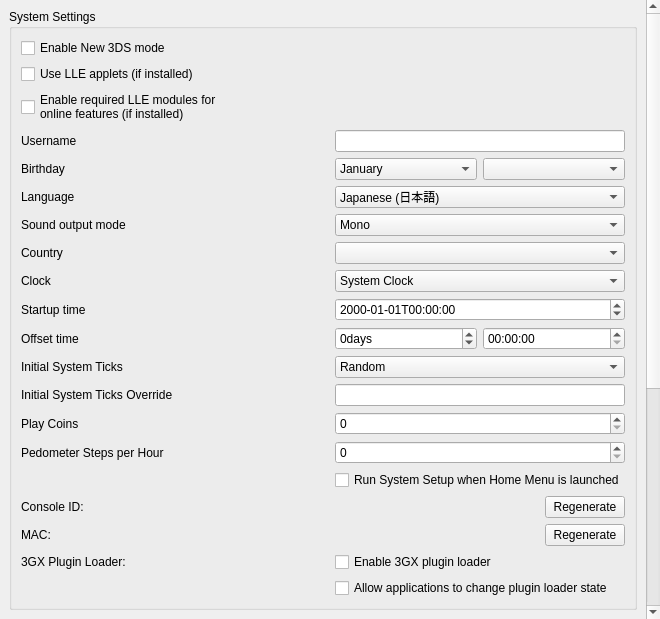
<?xml version="1.0" encoding="UTF-8"?>
<ui version="4.0">
 <class>ConfigureSystem</class>
 <widget class="QWidget" name="ConfigureSystem">
  <property name="geometry">
   <rect>
    <x>0</x>
    <y>0</y>
    <width>653</width>
    <height>619</height>
   </rect>
  </property>
  <property name="windowTitle">
   <string>Form</string>
  </property>
  <layout class="QVBoxLayout" name="verticalLayout_scrollbar">
   <property name="spacing">
    <number>0</number>
   </property>
   <property name="leftMargin">
    <number>0</number>
   </property>
   <property name="topMargin">
    <number>0</number>
   </property>
   <property name="rightMargin">
    <number>0</number>
   </property>
   <property name="bottomMargin">
    <number>0</number>
   </property>
   <item>
    <widget class="QScrollArea" name="scrollArea">
     <property name="minimumSize">
      <size>
       <width>660</width>
       <height>480</height>
      </size>
     </property>
     <property name="frameShape">
      <enum>QFrame::NoFrame</enum>
     </property>
     <property name="lineWidth">
      <number>1</number>
     </property>
     <property name="widgetResizable">
      <bool>true</bool>
     </property>
     <widget class="QWidget" name="scrollAreaWidgetContents">
      <property name="geometry">
       <rect>
        <x>0</x>
        <y>0</y>
        <width>422</width>
        <height>500</height>
       </rect>
      </property>
      <layout class="QHBoxLayout" name="horizontalLayout">
       <item>
        <layout class="QVBoxLayout" name="verticalLayout">
         <item>
          <widget class="QGroupBox" name="group_system_settings">
           <property name="title">
            <string>System Settings</string>
           </property>
           <layout class="QGridLayout" name="gridLayout">
            <item row="1" column="0">
             <widget class="QCheckBox" name="toggle_new_3ds">
              <property name="text">
               <string>Enable New 3DS mode</string>
              </property>
             </widget>
            </item>
            <item row="2" column="0">
             <widget class="QCheckBox" name="toggle_lle_applets">
              <property name="text">
               <string>Use LLE applets (if installed)</string>
              </property>
             </widget>
            </item>
            <item row="3" column="0">
             <widget class="QCheckBox" name="enable_required_online_lle_modules">
              <property name="text">
               <string>Enable required LLE modules for
online features (if installed)</string>
              </property>
              <property name="toolTip">
               <string>Enables the LLE modules needed for online multiplayer, eShop access, etc.</string>
              </property>
             </widget>
            </item>
            <item row="4" column="1">
             <widget class="QLineEdit" name="edit_username">
              <property name="sizePolicy">
               <sizepolicy hsizetype="Preferred" vsizetype="Fixed">
                <horstretch>0</horstretch>
                <verstretch>0</verstretch>
               </sizepolicy>
              </property>
              <property name="maxLength">
               <number>10</number>
              </property>
             </widget>
            </item>
            <item row="4" column="0">
             <widget class="QLabel" name="label_username">
              <property name="text">
               <string>Username</string>
              </property>
             </widget>
            </item>
            <item row="5" column="0">
             <widget class="QLabel" name="label_birthday">
              <property name="text">
               <string>Birthday</string>
              </property>
             </widget>
            </item>
            <item row="5" column="1">
             <layout class="QHBoxLayout" name="horizontalLayout_birthday2">
              <item>
               <widget class="QComboBox" name="combo_birthmonth">
                <item>
                 <property name="text">
                  <string>January</string>
                 </property>
                </item>
                <item>
                 <property name="text">
                  <string>February</string>
                 </property>
                </item>
                <item>
                 <property name="text">
                  <string>March</string>
                 </property>
                </item>
                <item>
                 <property name="text">
                  <string>April</string>
                 </property>
                </item>
                <item>
                 <property name="text">
                  <string>May</string>
                 </property>
                </item>
                <item>
                 <property name="text">
                  <string>June</string>
                 </property>
                </item>
                <item>
                 <property name="text">
                  <string>July</string>
                 </property>
                </item>
                <item>
                 <property name="text">
                  <string>August</string>
                 </property>
                </item>
                <item>
                 <property name="text">
                  <string>September</string>
                 </property>
                </item>
                <item>
                 <property name="text">
                  <string>October</string>
                 </property>
                </item>
                <item>
                 <property name="text">
                  <string>November</string>
                 </property>
                </item>
                <item>
                 <property name="text">
                  <string>December</string>
                 </property>
                </item>
               </widget>
              </item>
              <item>
               <widget class="QComboBox" name="combo_birthday"/>
              </item>
             </layout>
            </item>
            <item row="6" column="0">
             <widget class="QLabel" name="label_language">
              <property name="text">
               <string>Language</string>
              </property>
             </widget>
            </item>
            <item row="6" column="1">
             <widget class="QComboBox" name="combo_language">
              <property name="toolTip">
               <string>Note: this can be overridden when region setting is auto-select</string>
              </property>
              <item>
               <property name="text">
                <string>Japanese (日本語)</string>
               </property>
              </item>
              <item>
               <property name="text">
                <string>English</string>
               </property>
              </item>
              <item>
               <property name="text">
                <string>French (français)</string>
               </property>
              </item>
              <item>
               <property name="text">
                <string>German (Deutsch)</string>
               </property>
              </item>
              <item>
               <property name="text">
                <string>Italian (italiano)</string>
               </property>
              </item>
              <item>
               <property name="text">
                <string>Spanish (español)</string>
               </property>
              </item>
              <item>
               <property name="text">
                <string>Simplified Chinese (简体中文)</string>
               </property>
              </item>
              <item>
               <property name="text">
                <string>Korean (한국어)</string>
               </property>
              </item>
              <item>
               <property name="text">
                <string>Dutch (Nederlands)</string>
               </property>
              </item>
              <item>
               <property name="text">
                <string>Portuguese (português)</string>
               </property>
              </item>
              <item>
               <property name="text">
                <string>Russian (Русский)</string>
               </property>
              </item>
              <item>
               <property name="text">
                <string>Traditional Chinese (正體中文)</string>
               </property>
              </item>
             </widget>
            </item>
            <item row="7" column="0">
             <widget class="QLabel" name="label_sound">
              <property name="text">
               <string>Sound output mode</string>
              </property>
             </widget>
            </item>
            <item row="7" column="1">
             <widget class="QComboBox" name="combo_sound">
              <item>
               <property name="text">
                <string>Mono</string>
               </property>
              </item>
              <item>
               <property name="text">
                <string>Stereo</string>
               </property>
              </item>
              <item>
               <property name="text">
                <string>Surround</string>
               </property>
              </item>
             </widget>
            </item>
            <item row="8" column="0">
             <widget class="QLabel" name="label_country">
              <property name="text">
               <string>Country</string>
              </property>
             </widget>
            </item>
            <item row="8" column="1">
             <widget class="QComboBox" name="combo_country"/>
            </item>
            <item row="9" column="0">
             <widget class="QLabel" name="label_init_clock">
              <property name="text">
               <string>Clock</string>
              </property>
             </widget>
            </item>
            <item row="9" column="1">
             <widget class="QComboBox" name="combo_init_clock">
              <item>
               <property name="text">
                <string>System Clock</string>
               </property>
              </item>
              <item>
               <property name="text">
                <string>Fixed Time</string>
               </property>
              </item>
             </widget>
            </item>
            <item row="10" column="0">
             <widget class="QLabel" name="label_init_time">
              <property name="text">
               <string>Startup time</string>
              </property>
             </widget>
            </item>
            <item row="10" column="1">
             <widget class="QDateTimeEdit" name="edit_init_time">
              <property name="displayFormat">
               <string>yyyy-MM-ddTHH:mm:ss</string>
              </property>
             </widget>
            </item>
            <item row="11" column="0">
             <widget class="QLabel" name="label_init_time_offset">
              <property name="text">
               <string>Offset time</string>
              </property>
             </widget>
            </item>
            <item row="11" column="1">
             <layout class="QGridLayout" name="edit_init_time_offset_grid">
              <item row="0" column="0">
               <widget class="QSpinBox" name="edit_init_time_offset_days">
                <property name="suffix">
                 <string>days</string>
                </property>
                <property name="minimum">
                 <number>-2147483648</number>
                </property>
                <property name="maximum">
                 <number>2147483647</number>
                </property>
               </widget>
              </item>
              <item row="0" column="1">
               <widget class="QTimeEdit" name="edit_init_time_offset_time">
                <property name="displayFormat">
                 <string>HH:mm:ss</string>
                </property>
               </widget>
              </item>
             </layout>
            </item>
            <item row="12" column="0">
             <widget class="QLabel" name="label_init_ticks_type">
              <property name="text">
               <string>Initial System Ticks</string>
              </property>
             </widget>
            </item>
            <item row="12" column="1">
             <widget class="QComboBox" name="combo_init_ticks_type">
              <item>
               <property name="text">
                <string>Random</string>
               </property>
              </item>
              <item>
               <property name="text">
                <string>Fixed</string>
               </property>
              </item>
             </widget>
            </item>
            <item row="13" column="0">
             <widget class="QLabel" name="label_init_ticks_value">
              <property name="text">
               <string>Initial System Ticks Override</string>
              </property>
             </widget>
            </item>
            <item row="13" column="1">
             <widget class="QLineEdit" name="edit_init_ticks_value">
              <property name="sizePolicy">
               <sizepolicy hsizetype="Preferred" vsizetype="Fixed">
                <horstretch>0</horstretch>
                <verstretch>0</verstretch>
               </sizepolicy>
              </property>
              <property name="maxLength">
               <number>20</number>
              </property>
             </widget>
            </item>
            <item row="14" column="0">
             <widget class="QLabel" name="label_play_coins">
              <property name="text">
               <string>Play Coins</string>
              </property>
             </widget>
            </item>
            <item row="14" column="1">
             <widget class="QSpinBox" name="spinBox_play_coins">
              <property name="maximum">
               <number>300</number>
              </property>
             </widget>
            </item>
            <item row="15" column="0">
              <widget class="QLabel" name="label_steps_per_hour">
                <property name="toolTip">
                 <string>&lt;html&gt;&lt;head/&gt;&lt;body&gt;&lt;p&gt;Number of steps per hour reported by the pedometer. Range from 0 to 65,535.&lt;/p&gt;&lt;/body&gt;&lt;/html&gt;</string>
                </property>
                <property name="text">
                  <string>Pedometer Steps per Hour</string>
                </property>
              </widget>
            </item>
            <item row="15" column="1">
              <widget class="QSpinBox" name="spinBox_steps_per_hour">
                <property name="maximum">
                  <number>9999</number>
                </property>
              </widget>
            </item>
            <item row="16" column="1">
             <widget class="QCheckBox" name="toggle_system_setup">
              <property name="text">
               <string>Run System Setup when Home Menu is launched</string>
              </property>
             </widget>
            </item>
            <item row="17" column="0">
             <widget class="QLabel" name="label_console_id">
              <property name="text">
               <string>Console ID:</string>
              </property>
             </widget>
            </item>
            <item row="17" column="1">
             <widget class="QPushButton" name="button_regenerate_console_id">
              <property name="sizePolicy">
               <sizepolicy hsizetype="Fixed" vsizetype="Fixed">
                <horstretch>0</horstretch>
                <verstretch>0</verstretch>
               </sizepolicy>
              </property>
              <property name="layoutDirection">
               <enum>Qt::RightToLeft</enum>
              </property>
              <property name="text">
               <string>Regenerate</string>
              </property>
             </widget>
            </item>
            <item row="18" column="0">
              <widget class="QLabel" name="label_mac">
                <property name="text">
                  <string>MAC:</string>
                </property>
              </widget>
            </item>
            <item row="18" column="1">
              <widget class="QPushButton" name="button_regenerate_mac">
                <property name="sizePolicy">
                  <sizepolicy hsizetype="Fixed" vsizetype="Fixed">
                    <horstretch>0</horstretch>
                    <verstretch>0</verstretch>
                  </sizepolicy>
                </property>
                <property name="layoutDirection">
                  <enum>Qt::RightToLeft</enum>
                </property>
                <property name="text">
                  <string>Regenerate</string>
                </property>
              </widget>
            </item>
            <item row="19" column="0">
             <widget class="QLabel" name="label_plugin_loader">
              <property name="text">
               <string>3GX Plugin Loader:</string>
              </property>
             </widget>
            </item>
            <item row="19" column="1">
             <widget class="QCheckBox" name="plugin_loader">
              <property name="text">
               <string>Enable 3GX plugin loader</string>
              </property>
             </widget>
            </item>
            <item row="20" column="1">
             <widget class="QCheckBox" name="allow_plugin_loader">
              <property name="text">
               <string>Allow applications to change plugin loader state</string>
              </property>
             </widget>
            </item>
           </layout>
          </widget>
         </item>
         <item>
          <widget class="QGroupBox" name="group_real_console_unique_data">
           <property name="title">
            <string>Real Console Unique Data</string>
           </property>
           <layout class="QGridLayout" name="gridLayout1">
            <item row="0" column="0" colspan="2">
             <widget class="QGroupBox" name="group_real_console_unique_data_core">
               <layout class="QGridLayout" name="gridLayout2">
                <item row="0" column="0" colspan="2">
                 <widget class="QWidget" name="linked_console">
                  <layout class="QHBoxLayout" name="horizontalLayout_linked_console">
                   <item>
                    <widget class="QLabel" name="label_linked_console">
                     <property name="text">
                       <string>Your real console is fully linked to Azahar.</string>
                     </property>
                    </widget>
                   </item>
                   <item>
                    <widget class="QPushButton" name="button_linked_console">
                     <property name="sizePolicy">
                      <sizepolicy hsizetype="Fixed" vsizetype="Fixed">
                       <horstretch>0</horstretch>
                       <verstretch>0</verstretch>
                      </sizepolicy>
                     </property>
                     <property name="layoutDirection">
                      <enum>Qt::RightToLeft</enum>
                     </property>
                     <property name="text">
                      <string>Unlink</string>
                     </property>
                    </widget>
                   </item>
                  </layout>
                 </widget>
                </item>
                <item row="1" column="0">
                 <widget class="QLabel" name="label_otp">
                  <property name="text">
                   <string>OTP</string>
                  </property>
                 </widget>
                </item>
                <item row="1" column="1">
                 <widget class="QWidget" name="otp">
                  <layout class="QHBoxLayout" name="horizontalLayout_otp">
                   <item>
                    <widget class="QLabel" name="label_otp_status">
                     <property name="text">
                      <string/>
                     </property>
                    </widget>
                   </item>
                   <item>
                    <widget class="QPushButton" name="button_otp">
                     <property name="sizePolicy">
                      <sizepolicy hsizetype="Fixed" vsizetype="Fixed">
                       <horstretch>0</horstretch>
                       <verstretch>0</verstretch>
                      </sizepolicy>
                     </property>
                     <property name="layoutDirection">
                      <enum>Qt::RightToLeft</enum>
                     </property>
                     <property name="text">
                      <string>Choose</string>
                     </property>
                    </widget>
                   </item>
                  </layout>
                 </widget>
                </item>
                <item row="2" column="0">
                 <widget class="QLabel" name="label_secure_info">
                  <property name="text">
                   <string>SecureInfo_A/B</string>
                  </property>
                 </widget>
                </item>
                <item row="2" column="1">
                 <widget class="QWidget" name="secure_info">
                  <layout class="QHBoxLayout" name="horizontalLayout_secure_info">
                   <item>
                    <widget class="QLabel" name="label_secure_info_status">
                     <property name="text">
                      <string/>
                     </property>
                    </widget>
                   </item>
                   <item>
                    <widget class="QPushButton" name="button_secure_info">
                     <property name="sizePolicy">
                      <sizepolicy hsizetype="Fixed" vsizetype="Fixed">
                       <horstretch>0</horstretch>
                       <verstretch>0</verstretch>
                      </sizepolicy>
                     </property>
                     <property name="layoutDirection">
                      <enum>Qt::RightToLeft</enum>
                     </property>
                     <property name="text">
                      <string>Choose</string>
                     </property>
                    </widget>
                   </item>
                  </layout>
                 </widget>
                </item>
                <item row="3" column="0">
                 <widget class="QLabel" name="label_friend_code_seed">
                  <property name="text">
                   <string>LocalFriendCodeSeed_A/B</string>
                  </property>
                 </widget>
                </item>
                <item row="3" column="1">
                 <widget class="QWidget" name="friend_code_seed">
                  <layout class="QHBoxLayout" name="horizontalLayout_friend_code_seed">
                   <item>
                    <widget class="QLabel" name="label_friend_code_seed_status">
                     <property name="text">
                      <string/>
                     </property>
                    </widget>
                   </item>
                   <item>
                    <widget class="QPushButton" name="button_friend_code_seed">
                     <property name="sizePolicy">
                      <sizepolicy hsizetype="Fixed" vsizetype="Fixed">
                       <horstretch>0</horstretch>
                       <verstretch>0</verstretch>
                      </sizepolicy>
                     </property>
                     <property name="layoutDirection">
                      <enum>Qt::RightToLeft</enum>
                     </property>
                     <property name="text">
                      <string>Choose</string>
                     </property>
                    </widget>
                   </item>
                  </layout>
                 </widget>
                </item>
               </layout>
             </widget>
            </item>
            <item row="1" column="0">
             <widget class="QLabel" name="label_movable">
              <property name="text">
               <string>movable.sed</string>
              </property>
             </widget>
            </item>
            <item row="1" column="1">
             <widget class="QWidget" name="movable">
              <layout class="QHBoxLayout" name="horizontalLayout_movable">
               <item>
                <widget class="QLabel" name="label_movable_status">
                 <property name="text">
                  <string/>
                 </property>
                </widget>
               </item>
               <item>
                <widget class="QPushButton" name="button_movable">
                 <property name="sizePolicy">
                  <sizepolicy hsizetype="Fixed" vsizetype="Fixed">
                   <horstretch>0</horstretch>
                   <verstretch>0</verstretch>
                  </sizepolicy>
                 </property>
                 <property name="layoutDirection">
                  <enum>Qt::RightToLeft</enum>
                 </property>
                 <property name="text">
                  <string>Choose</string>
                 </property>
                </widget>
               </item>
              </layout>
             </widget>
            </item>
           </layout>
          </widget>
         </item>
         <item>
          <widget class="QLabel" name="label_disable_info">
           <property name="text">
            <string>System settings are available only when applications is not running.</string>
           </property>
           <property name="wordWrap">
            <bool>true</bool>
           </property>
          </widget>
         </item>
         <item>
          <spacer name="verticalSpacer">
           <property name="orientation">
            <enum>Qt::Vertical</enum>
           </property>
           <property name="sizeHint" stdset="0">
            <size>
             <width>20</width>
             <height>40</height>
            </size>
           </property>
          </spacer>
         </item>
        </layout>
       </item>
      </layout>
     </widget>
    </widget>
   </item>
  </layout>
 </widget>
 <tabstops>
  <tabstop>toggle_new_3ds</tabstop>
  <tabstop>edit_username</tabstop>
  <tabstop>combo_birthmonth</tabstop>
  <tabstop>combo_birthday</tabstop>
  <tabstop>combo_language</tabstop>
  <tabstop>combo_sound</tabstop>
  <tabstop>combo_country</tabstop>
  <tabstop>combo_init_clock</tabstop>
  <tabstop>edit_init_time</tabstop>
  <tabstop>spinBox_play_coins</tabstop>
  <tabstop>spinBox_steps_per_hour</tabstop>
  <tabstop>button_regenerate_console_id</tabstop>
  <tabstop>button_regenerate_mac</tabstop>
 </tabstops>
 <resources/>
 <connections/>
</ui>
